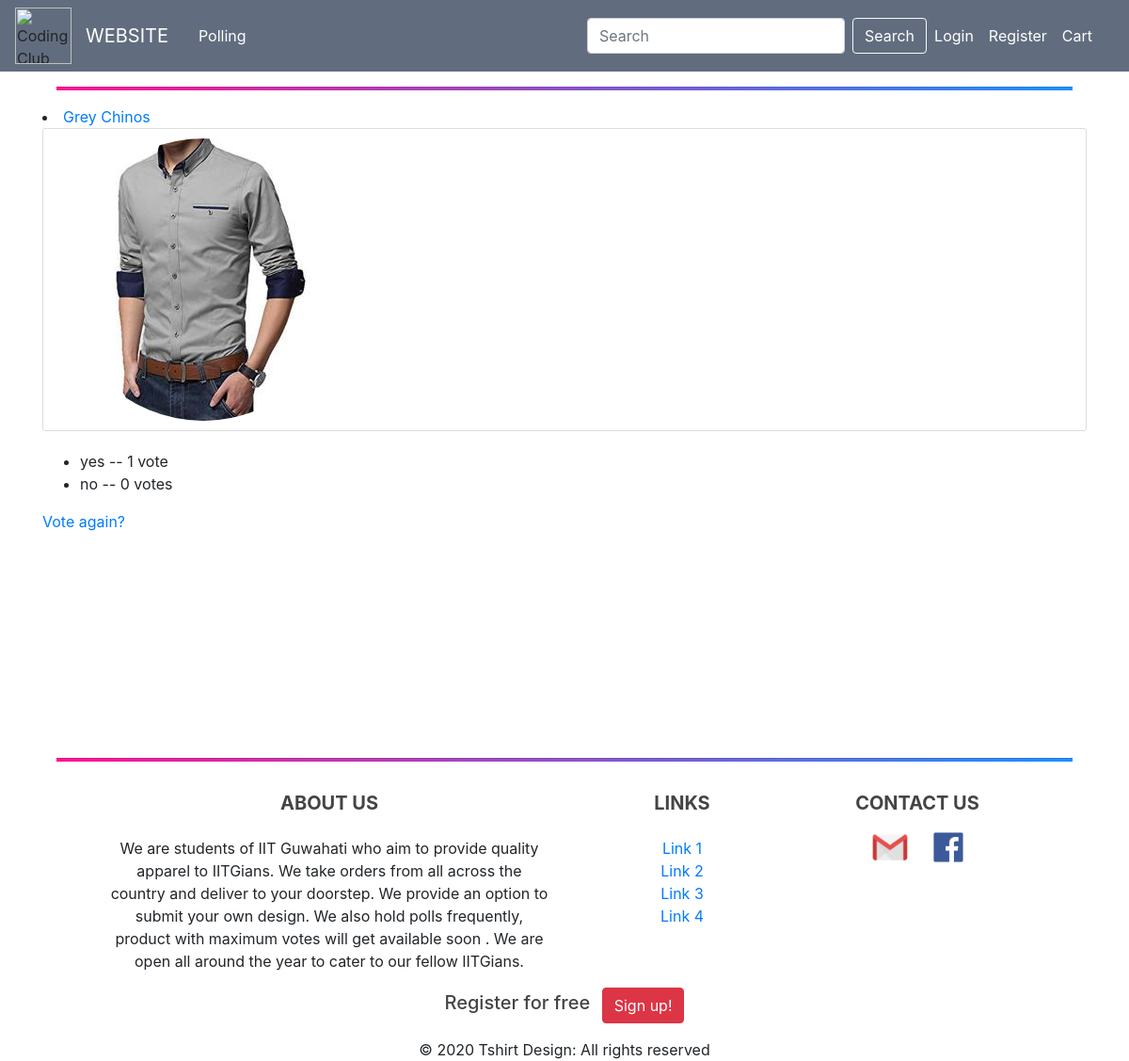
The app's page /polls/6/results/, older data.
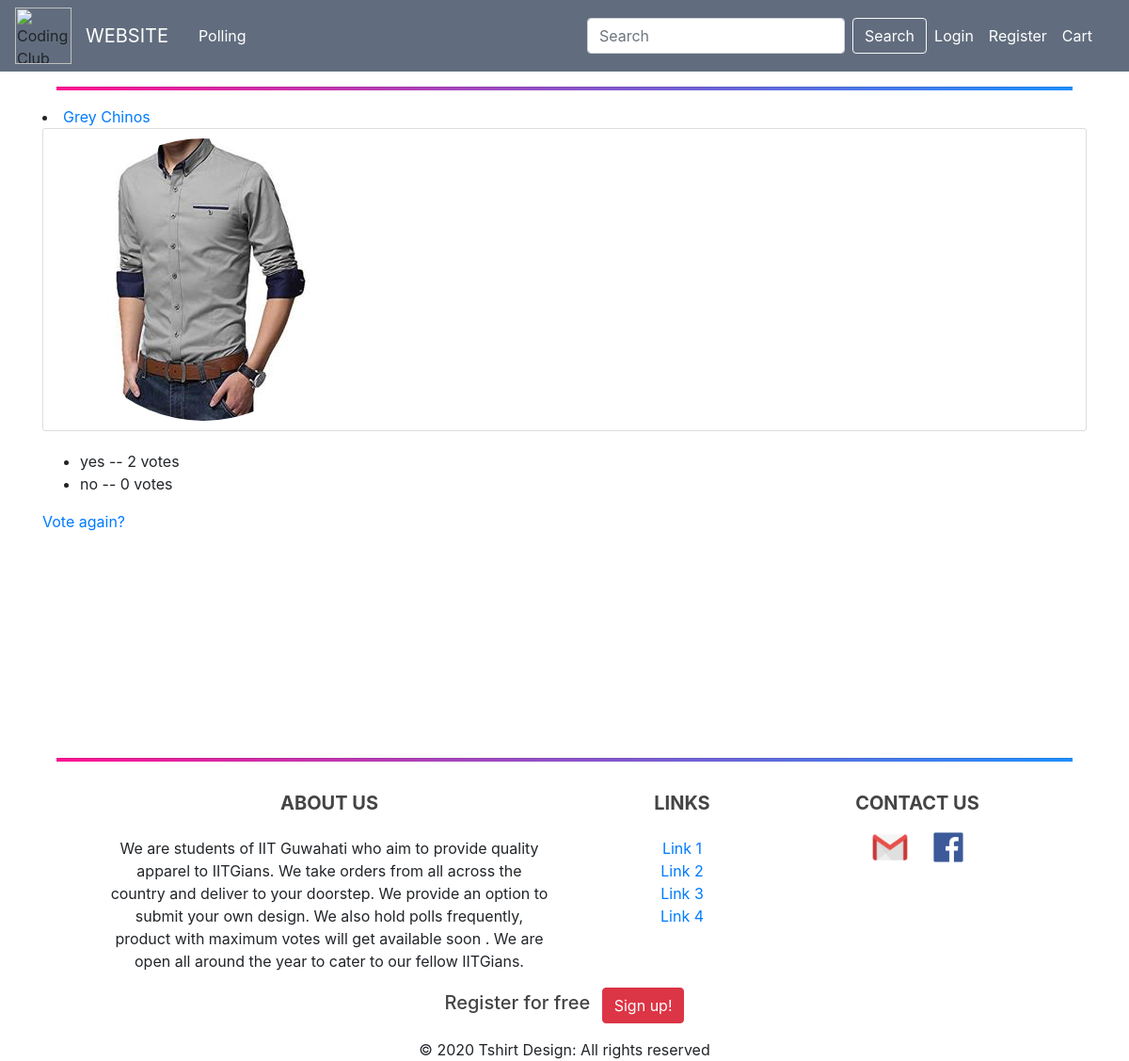
The same page, newer data.
### polls/models.py (models this page shows, shortened)
class Choice(models.Model):
    question = models.ForeignKey(Question, on_delete=models.CASCADE)
    choice_text = models.CharField(max_length=200)
    votes = models.IntegerField(default=0)

### polls/views.py (the view)
# urls.py: path('<int:pk>/results/', views.ResultsView.as_view(), name='results'),
class ResultsView(generic.DetailView):
    model = Question
    template_name = 'polls/results.html'

### polls/templates/polls/results.html
{% extends "blog/base.html" %}
{% block content %}
          <div class="container">
                         <li><a href="{% url 'polls:detail' question.id %}">{{ question.question_text }}</a></li>
                    <div class="content-section">
                      <div class="media">
                        <img class="rounded-circle account-img" src="{{ question.image.url }}">
                      </div>
                        </div>
                               <ul>
                    {% for choice in question.choice_set.all %}
                        <li>{{ choice.choice_text }} -- {{ choice.votes }} vote{{ choice.votes|pluralize }}</li>
                    {% endfor %}
                    </ul>
                         <a href="{% url 'polls:index'%}">Vote again?</a>
                </div>
{% endblock %}

Row changes from the older to the newer data that the page shows:
changed Choice "yes": votes "1" → "2"
